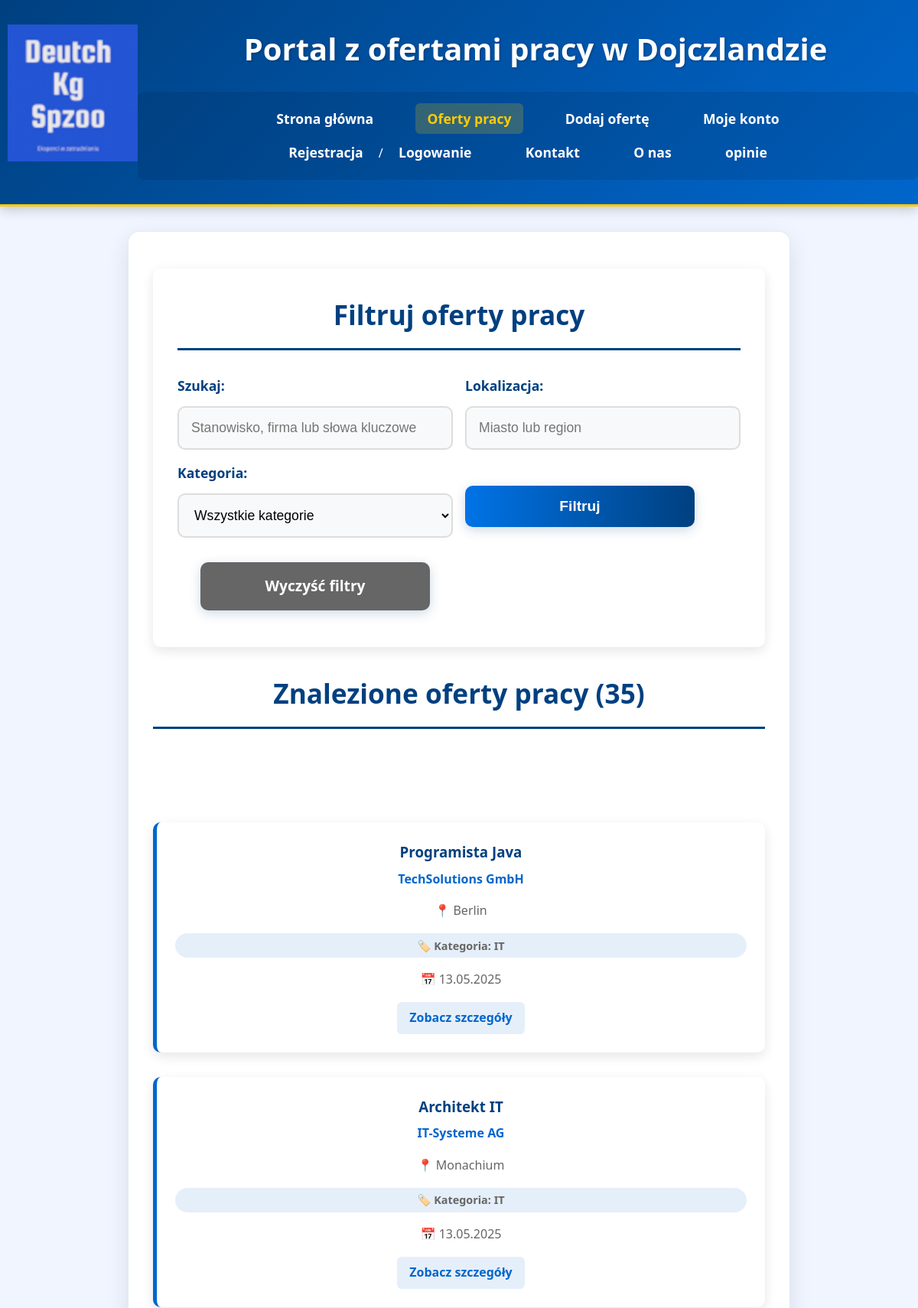
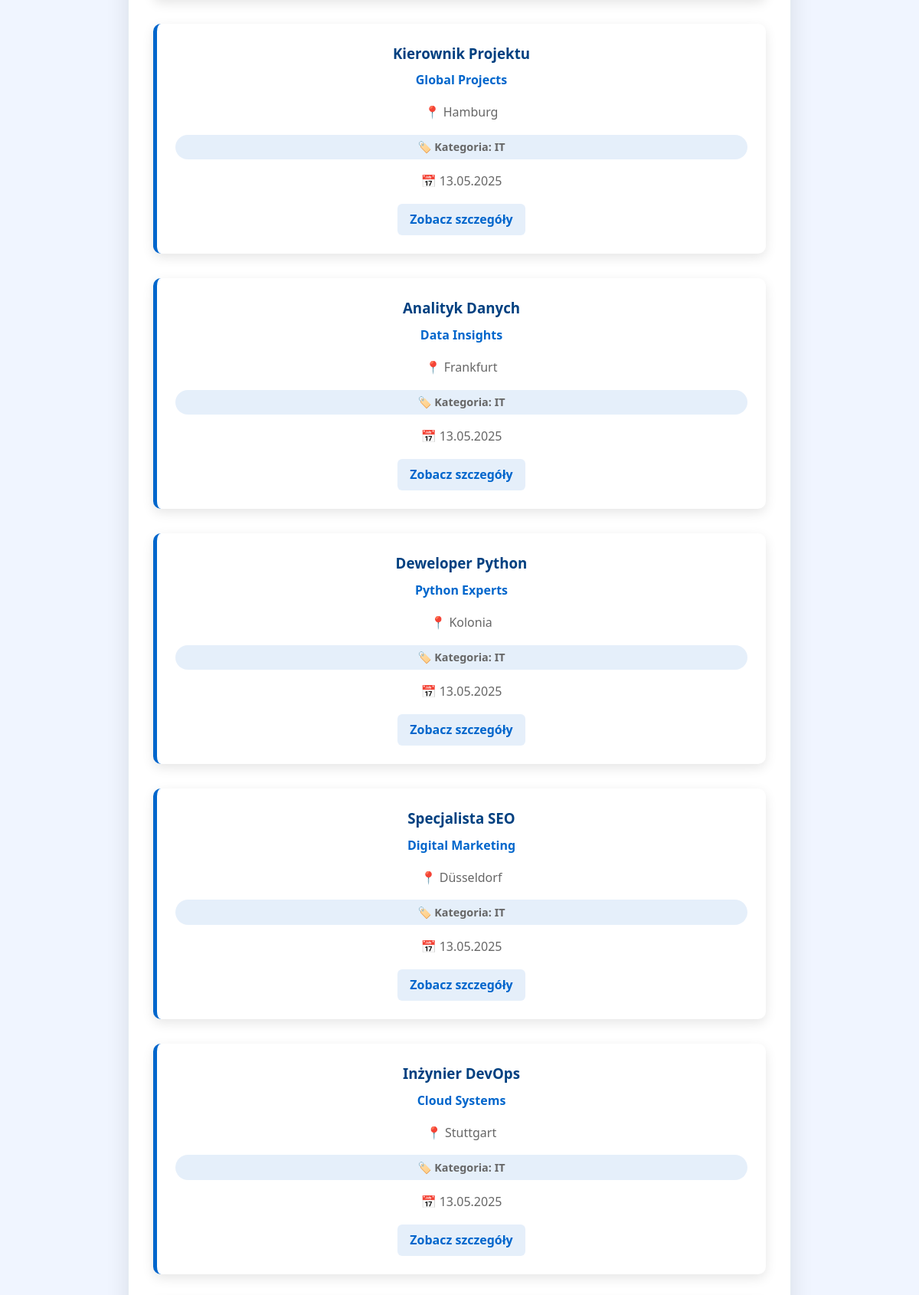
Page /lista_ofert.php (upper part) on the committed database (2 pictures, top to bottom).
### tables this page shows
CREATE TABLE `oferty` (
  `id` int(11) NOT NULL,
  `tytul` varchar(255) NOT NULL,
  `opis` text NOT NULL,
  `firma` varchar(255) NOT NULL,
  `lokalizacja` varchar(255) DEFAULT NULL,
  `wynagrodzenie_min` decimal(10,2) DEFAULT NULL,
  `wynagrodzenie_max` decimal(10,2) DEFAULT NULL,
  `typ_pracy` enum('pełny etat','część etatu','tymczasowa','staż','praktyka','freelance') DEFAULT 'pełny etat',
  `zdalna` tinyint(1) DEFAULT 0,
  `termin_aplikacji` date DEFAULT NULL,
  `kategoria` varchar(100) DEFAULT NULL,
  `data_dodania` datetime DEFAULT current_timestamp(),
  `id_pracodawcy` int(11) NOT NULL
);

### lista_ofert.php (the view, shortened to what this page needs)
<?php
require_once 'config.php';
$keyword = isset($_GET['keyword']) ? trim($_GET['keyword']) : '';
$location = isset($_GET['location']) ? trim($_GET['location']) : '';
$category = isset($_GET['category']) ? trim($_GET['category']) : '';
function getFilteredOffers($keyword, $location, $category, $conn) {
    $query = "SELECT o.id, o.tytul, o.opis, o.firma, o.lokalizacja, o.data_dodania, o.kategoria
              FROM oferty o
              WHERE 1=1";
    $query .= " ORDER BY o.data_dodania DESC";
    $offers = [];
    try {
        $stmt = $conn->prepare($query);
        $stmt->execute();
        $result = $stmt->get_result();
        while ($row = $result->fetch_assoc()) {
            $offers[] = $row;
        }
    } catch (Exception $e) {
        die("Wystąpił błąd: " . $e->getMessage());
    }
    if (empty($offers)) {
        echo '<div class="brak-ofert">';
        echo '<p>Nie znaleziono ofert spełniających kryteria wyszukiwania.</p>';
        echo '<a href="lista_ofert.php" class="button">Wyświetl wszystkie oferty</a>';
        echo '</div>';
    } else {
        foreach ($offers as $offer) {
            echo '<div class="oferta">';
            echo '<h3>' . htmlspecialchars($offer['tytul']) . '</h3>';
            echo '<p class="firma">' . htmlspecialchars($offer['firma']) . '</p>';
            echo '<p class="lokalizacja">📍 ' . htmlspecialchars($offer['lokalizacja']) . '</p>';
            if (!empty($offer['kategoria'])) {
                echo '<p class="kategoria">🏷️ Kategoria: ' . htmlspecialchars($offer['kategoria']) . '</p>';
            } else {
                echo '<p class="kategoria">🏷️ Brak kategorii</p>';
            }
            echo '<p class="data">📅 ' . date('d.m.Y', strtotime($offer['data_dodania'])) . '</p>';
            echo '<a href="oferta_szczegoly.php?id=' . $offer['id'] . '">Zobacz szczegóły</a>';
            echo '</div>';
        }
    }
}
?>
<!DOCTYPE html>
<html lang="pl">
<head>
    <link rel="stylesheet" href="styleindex.css">
</head>
<body>
<header>
        <img src="logo.png" alt="Logo" style=" float:left;margin-left:10px;">
    <h1>Portal z ofertami pracy w Dojczlandzie</h1>
    <nav>
        <ul>
            <li><a href="index.php">Strona główna</a></li>
            <li><a href="lista_ofert.php" class="active">Oferty pracy</a></li>
            <li><a href="dodaj_oferte.php">Dodaj ofertę</a></li>
            <li><a href="konto.php">Moje konto</a></li>
            <li><a href="rejestracja.php">Rejestracja</a> / <a href="logowanie.php">Logowanie</a></li>
            <li><a href="kontakt.php">Kontakt</a></li>
            <li><a href="o_nas.php">O nas</a></li>
            <li><a href="opinie.php">opinie</a></li>
        </ul>
    </nav>
</header>
<main>
    <section id="wyszukiwarka">
        <h2>Filtruj oferty pracy</h2>
        <form id="filter-form">
            <div class="form-group">
                <label for="keyword">Szukaj:</label>
                <input type="text" id="keyword" name="keyword" placeholder="Stanowisko, firma lub słowa kluczowe"
                       value="<?= htmlspecialchars($keyword) ?>">
            </div>
            <div class="form-group">
                <label for="location">Lokalizacja:</label>
                <input type="text" id="location" name="location" placeholder="Miasto lub region"
                       value="<?= htmlspecialchars($location) ?>">
            </div>
            <div class="form-group">
                <label for="category">Kategoria:</label>
                <select id="category" name="category">
                    <option value="">Wszystkie kategorie</option>
                </select>
            </div>
            <button type="submit">Filtruj</button>
            <a href="lista_ofert.php" class="button" style="background: #666;">Wyczyść filtry</a>
        </form>
    </section>
    <section id="lista-ofert">
        <h2 id="results-count">Znalezione oferty pracy</h2>
        <br>
        <div id="offers-container">
            <?php getFilteredOffers($keyword, $location, $category, $conn); ?>
        </div>
    </section>
</main>
</body>
</html>

### styleindex.css (style rules this page uses)
* { margin: 0; padding: 0; box-sizing: border-box; }
body { font-family: 'Segoe UI', Roboto, Oxygen, Ubuntu, Cantarell, 'Open Sans', 'Helvetica Neue', sans-serif; background-color: #f0f5ff; color: #333; line-height: 1.6; min-height: 100vh; display: grid; grid-template-columns: 1fr 3fr 1fr; grid-template-areas: "header header header" "left main right" "footer footer footer"; }
header { grid-area: header; background: linear-gradient(135deg, #004080 0%, #0066cc 100%); color: #fff; padding: 2rem 0; text-align: center; box-shadow: 0 4px 15px rgba(0, 0, 0, 0.2); border-bottom: 3px solid #ffcc00; }
header h1 { margin-bottom: 1.5rem; font-size: 2.5rem; font-weight: 700; text-shadow: 1px 1px 3px rgba(0, 0, 0, 0.3); }
nav ul { list-style: none; padding: 0; margin: 1.5rem 0 0; display: flex; justify-content: center; flex-wrap: wrap; background-color: rgba(0, 0, 0, 0.1); padding: 0.8rem; border-radius: 8px; max-width: 90%; margin: 0 auto; }
nav ul li { margin: 0.5rem 1.2rem; }
nav ul li a { color: #fff; text-decoration: none; font-weight: 600; padding: 0.5rem 1rem; position: relative; transition: all 0.3s ease; font-size: 1.1rem; }
nav ul li a:hover, nav ul li a.active { color: #ffcc00; transform: translateY(-2px); }
nav ul li a.active { background-color: rgba(255, 204, 0, 0.2); border-radius: 6px; }
main { grid-area: main; padding: 3rem 2rem; margin: 2rem 0; background-color: #fff; border-radius: 15px; box-shadow: 0 10px 30px rgba(0, 0, 0, 0.1); border: 1px solid rgba(0, 64, 128, 0.1); }
main h2 { color: #004080; font-size: 2.2rem; margin-bottom: 2rem; padding-bottom: 1rem; border-bottom: 3px solid #004080; font-weight: 700; text-align: center; }
form { display: flex; flex-direction: column; gap: 2rem; }
.form-group { display: flex; flex-direction: column; gap: 0.8rem; }
label { font-weight: 600; color: #004080; font-size: 1.1rem; }
input[type="text"], input[type="email"], input[type="password"], input[type="number"], input[type="date"], input[type="checkbox"], textarea, select { width: 100%; padding: 1rem; font-size: 1.1rem; border: 2px solid #ddd; border-radius: 10px; background-color: #f8f9fa; transition: all 0.3s ease; }
button[type="submit"], .button { padding: 1rem 2rem; background: linear-gradient(to right, #0073e6, #004080); color: white; border: none; border-radius: 10px; cursor: pointer; font-size: 1.2rem; font-weight: 600; transition: all 0.3s ease; box-shadow: 0 4px 15px rgba(0, 64, 128, 0.2); margin-top: 1rem; align-self: center; width: 100%; max-width: 300px; text-align: center; text-decoration: none; display: inline-block; }
.oferta { background-color: #f8f9fa; border-radius: 10px; padding: 2rem; margin-bottom: 2rem; border-left: 5px solid #0066cc; transition: all 0.3s ease; }
.oferta h3 { color: #004080; margin-bottom: 0.5rem; }
.oferta p { color: #666; margin-bottom: 1rem; }
.oferta a { color: #0066cc; font-weight: 600; text-decoration: none; transition: all 0.3s ease; display: inline-block; padding: 0.5rem 1rem; border-radius: 6px; background-color: rgba(0, 102, 204, 0.1); }
.kategoria { background-color: rgba(0, 102, 204, 0.1); color: #0066cc; padding: 0.3rem 0.8rem; border-radius: 20px; font-size: 0.9rem; font-weight: 600; }
form .button { margin-top: 1rem; margin-right: 1rem; }
header h1 { display: inline-block; margin-left: 20px; vertical-align: middle; }
.button { padding: 1rem 2rem; background: linear-gradient(to right, #0073e6, #004080); color: white; border: none; border-radius: 10px; cursor: pointer; font-size: 1.2rem; font-weight: 600; transition: all 0.3s ease; box-shadow: 0 4px 15px rgba(0, 64, 128, 0.2); margin-top: 1rem; text-align: center; display: inline-block; }
form .button { width: 100%; max-width: 300px; margin: 1rem auto; }

### lista_ofert.php (style rules this page uses)
#wyszukiwarka { background-color: #fff; padding: 2rem; border-radius: 10px; box-shadow: 0 5px 15px rgba(0, 0, 0, 0.1); margin-bottom: 2rem; }
#wyszukiwarka form { display: grid; grid-template-columns: repeat(auto-fit, minmax(300px, 1fr)); gap: 1rem; align-items: end; }
#lista-ofert { display: grid; grid-template-columns: repeat(auto-fill, minmax(800px, 1fr)); gap: 2rem; }
.oferta { text-align:center; background-color: #fff; padding: 1.5rem; border-radius: 10px; box-shadow: 0 5px 15px rgba(0, 0, 0, 0.1); border-left: 5px solid #0066cc; transition: all 0.3s ease; }
.oferta h3 { color: #004080; margin-bottom: 0.5rem; }
.oferta .firma { font-weight: 600; color: #0066cc; }

### rows in the picture
oferty: tytul "Programista Java", firma "TechSolutions GmbH", lokalizacja "Berlin", kategoria "IT", data_dodania "13.05.2025"
oferty: tytul "Architekt IT", firma "IT-Systeme AG", lokalizacja "Monachium", kategoria "IT", data_dodania "13.05.2025"
oferty: tytul "Kierownik Projektu", firma "Global Projects", lokalizacja "Hamburg", kategoria "IT", data_dodania "13.05.2025"
oferty: tytul "Analityk Danych", firma "Data Insights", lokalizacja "Frankfurt", kategoria "IT", data_dodania "13.05.2025"
oferty: tytul "Deweloper Python", firma "Python Experts", lokalizacja "Kolonia", kategoria "IT", data_dodania "13.05.2025"
oferty: tytul "Specjalista SEO", firma "Digital Marketing", lokalizacja "Düsseldorf", kategoria "IT", data_dodania "13.05.2025"
oferty: tytul "Inżynier DevOps", firma "Cloud Systems", lokalizacja "Stuttgart", kategoria "IT", data_dodania "13.05.2025"
